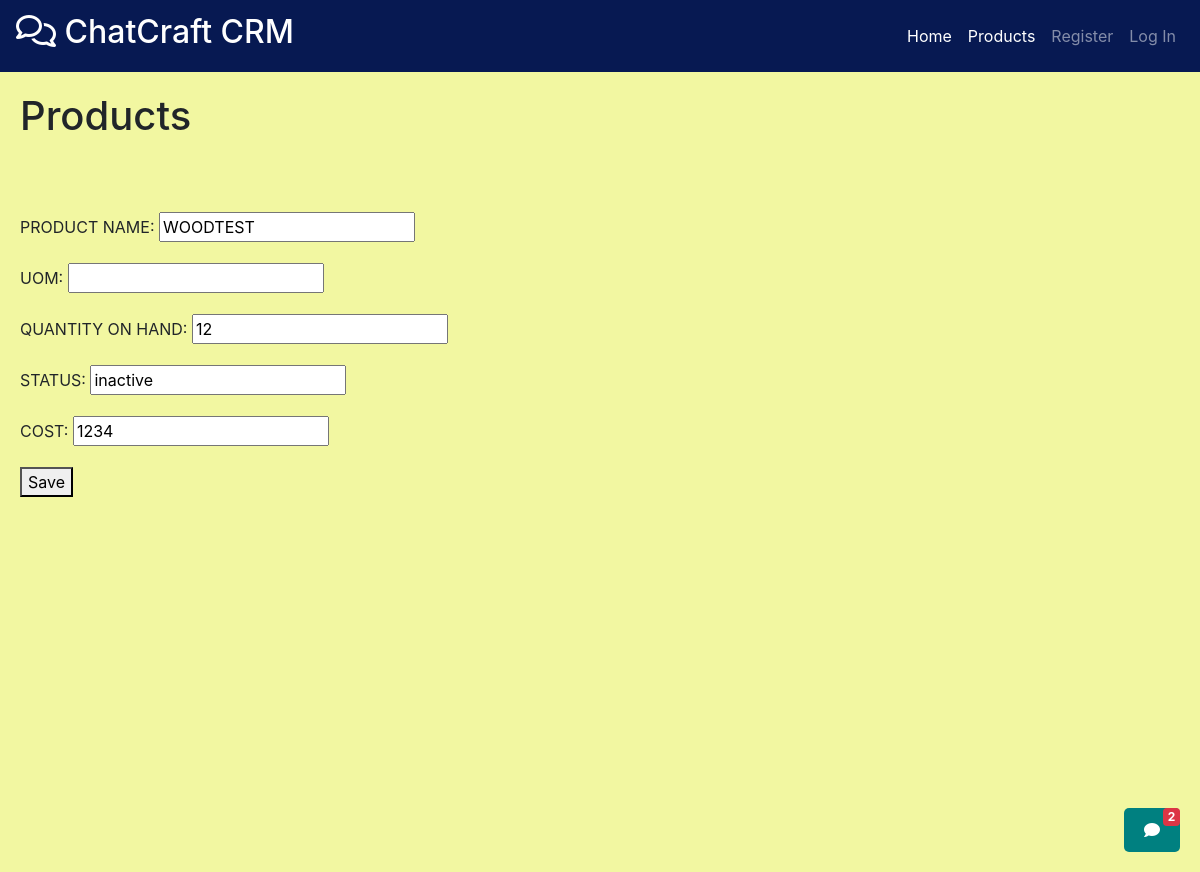
The app's page /products/edit/1/ with its own data.
### products/models.py (models this page shows, shortened)
class Product(models.Model):
    PRODUCT_ID=models.AutoField(primary_key=True)
    PRODUCT_NAME = models.CharField(max_length=35,unique = True)
    UOM=models.CharField(max_length=35,null=True,blank=True)
    COST = models.IntegerField(default=0,null=True,blank=True)
    QUANTITY_ON_HAND=models.IntegerField(default = 0,null=True,blank=True)
    STATUS = models.CharField(max_length=35,null = True,blank=True)

### products/views.py (the view)
# urls.py: path('edit/<int:product_id>/',views.editProduct),
@csrf_exempt
def editProduct(request, product_id):
    instance = get_object_or_404(Product, pk=product_id)
    if request.method == 'POST':
        form = ProductForm(request.POST, instance=instance)
        if form.is_valid():
            form.save()
            return redirect('/products/get/')
    else:
        form = ProductForm(instance=instance)
    return render(request, 'Products/save_Product.html', {'form': form, 'instance': instance})

### products/forms.py (shortened to what this page needs)
class ProductForm(forms.ModelForm):
    class Meta:
        model = Product
        fields = ["PRODUCT_NAME", "UOM", "QUANTITY_ON_HAND", "STATUS", "COST"]  # List the fields you want to edit

### products/templates/Products/save_Product.html (shortened to what this page needs)
{% extends 'base.html' %}
{% block extra_nav%}
<li class="nav-item">
    <a class="nav-link" href="/products/get/" style="color: white;">Products</a>
</li>
{% endblock %}
{% block content %}
<h1>Products</h1>
<br><br><br>
<form method="post">
    {{ form.as_p }}
    <button type="submit">Save</button>
</form>
{% endblock %}

### records on screen
Product: PRODUCT_NAME "WOODTEST", QUANTITY_ON_HAND "12", STATUS "inactive", COST "1234"
